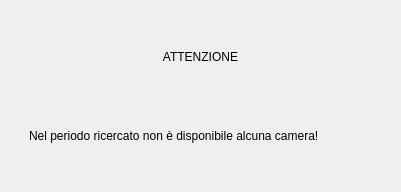
<?xml version="1.0" encoding="UTF-8"?>
<ui version="4.0">
 <class>frmNessunaDisponibilita</class>
 <widget class="QFrame" name="frmNessunaDisponibilita">
  <property name="geometry">
   <rect>
    <x>0</x>
    <y>0</y>
    <width>401</width>
    <height>192</height>
   </rect>
  </property>
  <property name="windowTitle">
   <string>Nessuna Disponibilità</string>
  </property>
  <layout class="QVBoxLayout" name="verticalLayout_2">
   <item>
    <widget class="QWidget" name="widget_2" native="true">
     <layout class="QVBoxLayout" name="verticalLayout_4">
      <item>
       <widget class="QWidget" name="widget" native="true">
        <layout class="QVBoxLayout" name="verticalLayout">
         <item>
          <widget class="QLabel" name="labelAttenzione">
           <property name="text">
            <string>ATTENZIONE</string>
           </property>
           <property name="alignment">
            <set>Qt::AlignCenter</set>
           </property>
          </widget>
         </item>
        </layout>
       </widget>
      </item>
      <item>
       <widget class="QWidget" name="widget_3" native="true">
        <layout class="QVBoxLayout" name="verticalLayout_3">
         <item>
          <widget class="QLabel" name="labelMessaggioAttenzione">
           <property name="text">
            <string>Nel periodo ricercato non è disponibile alcuna camera!</string>
           </property>
          </widget>
         </item>
        </layout>
       </widget>
      </item>
     </layout>
    </widget>
   </item>
  </layout>
 </widget>
 <resources/>
 <connections/>
</ui>
